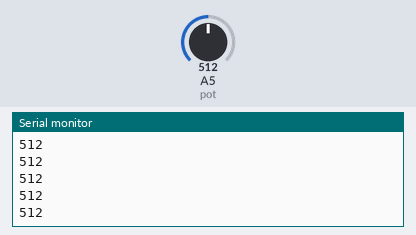
Simulated run of this sketch. Board: Arduino Uno, built with avr-gcc and run on an emulated ATmega328P. Shown: the last lines printed to the serial monitor. Inputs (shaded band) come from the test bench; at power-on: A5 (pot) = 512.

Above: at 1.2 s.
1.3 s: A5 (pot) set to 716
At 1.56 s:
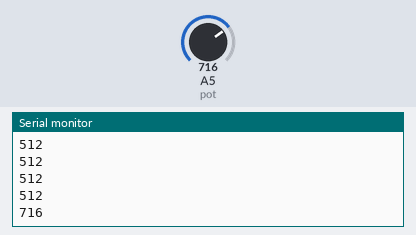
2.8 s: A5 (pot) set to 900
At 2.96 s:
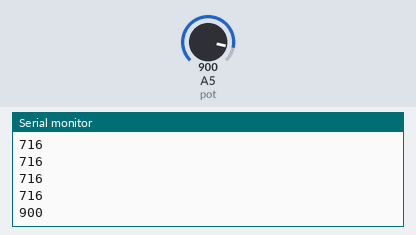
Timing chart, 0 to 5.8 s (numbered marks = the images above; inputs shaded):
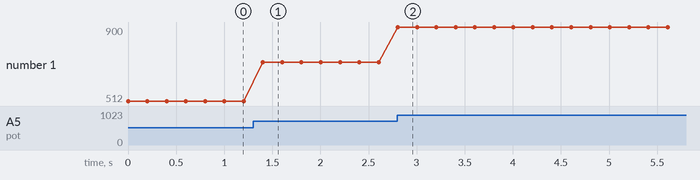

The sketch:

cfb_cursos_10_portas_anal_gicas1.ino
```cpp
#define pot A5

void setup()
{
  pinMode(pot, INPUT);
  Serial.begin(9600);
}

void loop()
{
  Serial.println(analogRead(pot));
  delay(200);
}
```

Measured:
- after the input at 1.3 s, the serial monitor: prints a new line after 0.10 s (image 1)
- after the input at 2.8 s, the serial monitor: prints a new line at once (image 2)
- plotted number 1: 512 → 716 after the input at 1.3 s, 716 → 900 after the input at 2.8 s
